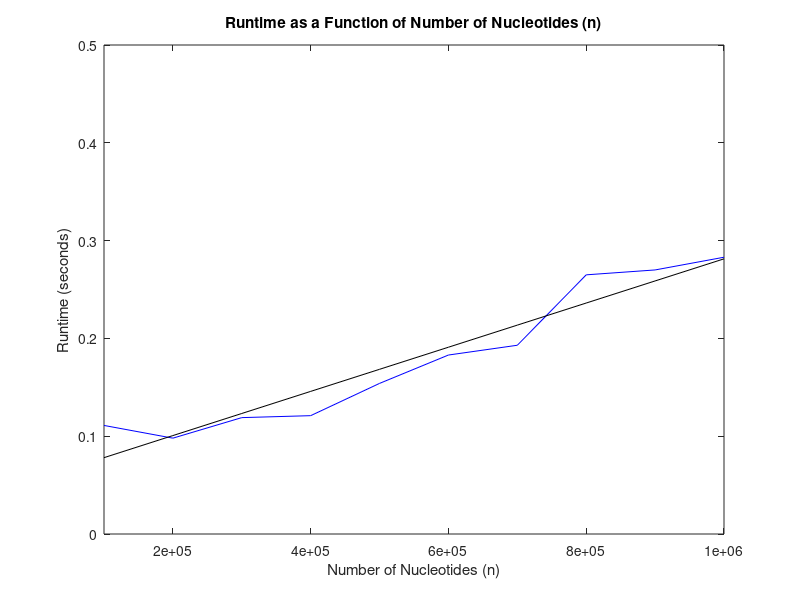
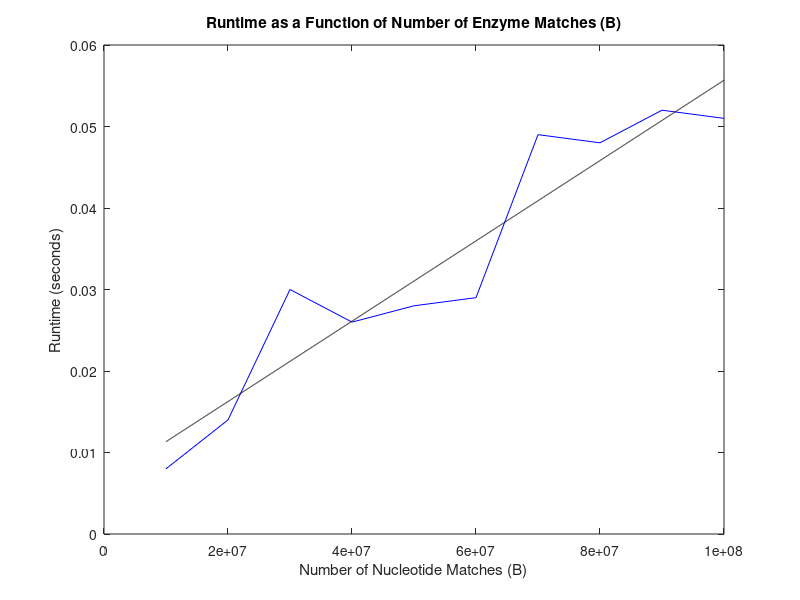

These charts were generated, in order, by the following MATLAB code:
clear;
format short e;

%%changing n
n = 1e5:1e5:1e6;
time = [0.111,0.098,0.119,0.121,0.154,0.183,0.193,0.265,0.270,0.283];%[0.009,0.009,0.009,0.008,0.009,0.009,0.009,0.008,0.008,0.008];
figure(1);
clf;
plot(n,time,'b');
axis([-inf,inf,0,0.5]);
title('Runtime as a Function of Number of Nucleotides (n)');
xlabel('Number of Nucleotides (n)');
ylabel('Runtime (seconds)');
hold on;
p = polyfit(n,time,1);
xhat = min(n):100000:max(n);
yhat = polyval(p,xhat);
plot(xhat,yhat,'k');
hold off;
print -depsc changingn;
disp('Changing n: ');
A=['t=',num2str(p(1)),'n+',num2str(p(2))];
disp(A);

B = 1e7:1e7:1e8;
time = [0.008,0.014,0.03,0.026,0.028,0.0290,0.049,0.048,0.052,0.051];
figure(2);
clf;
plot(B,time,'b');
title('Runtime as a Function of Number of Enzyme Matches (B)');
xlabel('Number of Nucleotide Matches (B)');
ylabel('Runtime (seconds)');
hold on;
p = polyfit(B,time,1);
xhat = min(B):10000:max(B);
yhat = polyval(p,xhat);
plot(xhat,yhat,'k');
hold off;
print -depsc changingB;
disp('Changing B: ');
A=['t=',num2str(p(1)),'B+',num2str(p(2))];
disp(A);